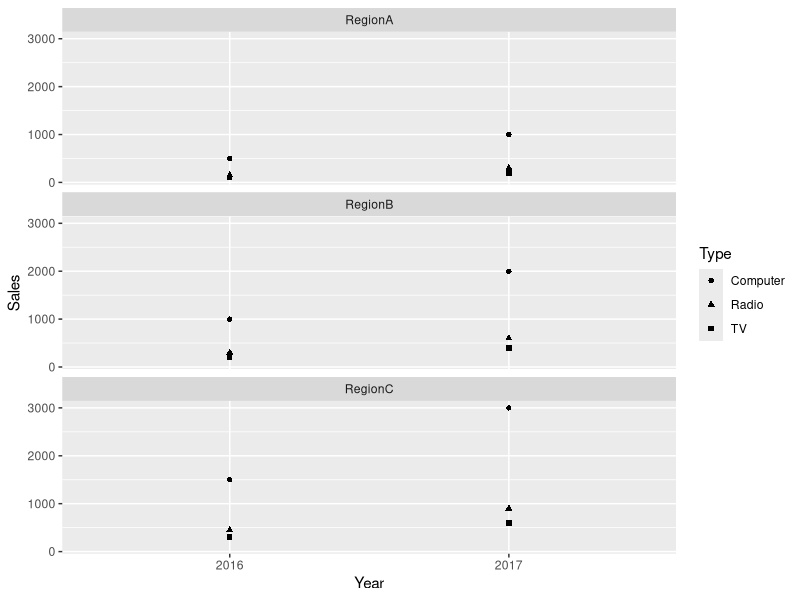

Reproduce this figure in R.
library(dplyr)
library(tidyr)
library(ggplot2)

t1 <- as_tibble(data.frame(
  Year=c("2017",2017L,2017L,2016L,2016L,2016L),
  Product=c("A","B","C","A","B","C"),
  RegionA=c(1000,200,300,500,100,150),
  RegionB=c(2000,400,600,1000,200,300),
  RegionC=c(3000,600,900,1500,300,450),
  stringsAsFactors = F
))

t2 <- as_tibble(data.frame(
  Product=c("A","B","C"),
  Type=c("Computer","TV","Radio"),
  stringsAsFactors = F
))

t1_l <- pivot_longer(t1,
                     names_to = "Region",
                     values_to = "Sales",
                     RegionA:RegionC)


jd <- left_join(t1_l,t2)



ggplot(jd,aes(x=Year,y=Sales,shape=Type))+geom_point()+
  facet_wrap(~Region,ncol=1)

jd %>% group_by(Type,Year) %>%
       summarise(Sales=sum(Sales))

jd %>% group_by(Year, Region) %>%
       summarise(SumSales=sum(Sales),
                 MinSales=min(Sales))





